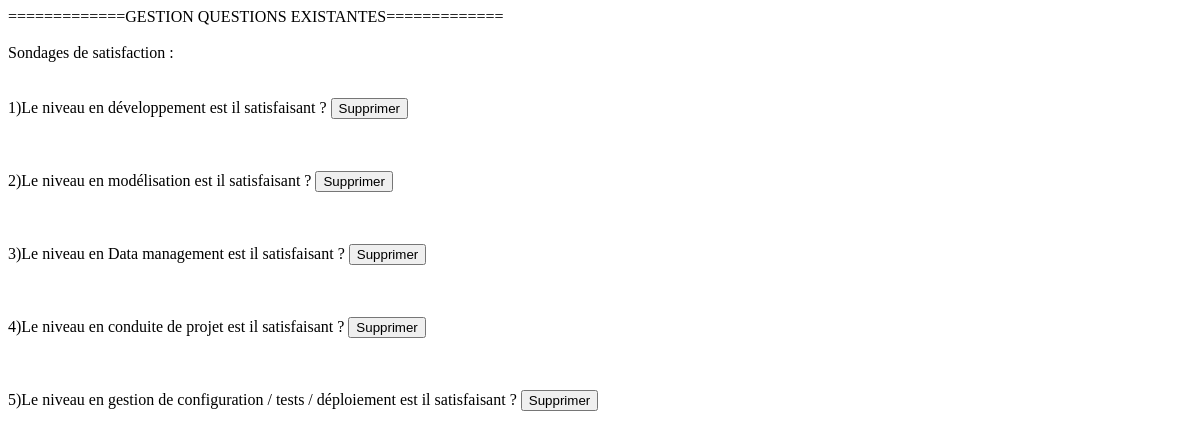
/PartieUtilisation/connexion.php (signed in), run on the app's committed database.
### tables this page shows
CREATE TABLE `question` (
  `id` int(11) NOT NULL,
  `libelle` varchar(200) DEFAULT NULL,
  `detail` varchar(1000) DEFAULT NULL,
  `dateDebut` date DEFAULT NULL,
  `dateFin` date DEFAULT NULL
);

### PartieUtilisation/Salarie.php (called while the page is built, shortened)
<?php
class Salarie{
	private $id;
	private $typeUser;
	public function getId(){
		return $this->id;
	}
	public function getTypeUser(){
		return $this->typeUser;
	}
}
?>

### PartieUtilisation/ControleurQuestions.php (called while the page is built, shortened)
<?php
require_once('DAOQuestions.php');
require_once('Question.php');
class ControleurQuestions{
	private static $_instance=null;
	private static $lesQuestions = array();
	private function __construct(){
		$daoQ=new DAOQuestions();
		self::$lesQuestions=$daoQ->selectionnerTous();
	}
	public static function getInstance() {
		if(is_null(self::$_instance)) {
			self::$_instance = new ControleurQuestions();
		}
		return self::$_instance;
	}
	public static function getLesQuestions(){
		return self::$lesQuestions;
	}
}
?>

### PartieUtilisation/Question.php (called while the page is built, shortened)
<?php
class Question{
	private $id;
	private $libelle;
	public function __construct($i,$l,$d,$dd,$df){
		$this->id=$i;
		$this->libelle=$l;
	}
	public function getId(){
		return $this->id;
	}
	public function getLibelle(){
		return $this->libelle;
	}
}
?>

### PartieUtilisation/DAOQuestions.php (called while the page is built, shortened)
<?php
require_once("DAOConnexionBD.php");
require_once("Question.php");
class DAOQuestions{
	private $db;
	public function __construct(){
		$connexion=new DAOConnexionBD();
		$this->db=$connexion->getDb();
	}
	public function selectionnerTous(){
		$resultat = $this->db->query("Select id, libelle, detail, dateDebut, dateFin from question");
		while($ligne=$resultat->fetch()){
			$donnees[]=new Question($ligne['id'], $ligne['libelle'], $ligne['detail'], $ligne['dateDebut'], $ligne['dateFin']);
		}
		return $donnees;
	}
}
?>

### PartieUtilisation/DAOConnexionBD.php (called while the page is built)
<?php
class DAOConnexionBD{
	private $db;
	public function __construct(){
		$this->db = new PDO('mysql:host=mysql-portfolioquentinjeannot.alwaysdata.net;dbname=portfolioquentinjeannot_1', '140646', 'sondage');
		$this->db->exec('SET NAMES utf8');
	}
	public function getDb(){
		return $this->db;
	}
}
?>

### PartieUtilisation/connexion.php (the view, shortened to what this page needs)
<html lang="fr">
	<head>
        <link rel="stylesheet" href="style.css">
	</head>
	<body>
		<?php
		require_once("ControleurQuestions.php");
		require_once('../PartieUtilisation/Salarie.php');
$verif=$_SESSION['connexion'];
$test=$verif->getTypeUser();
if($test==2 OR $test==3) {
			if (isset($_SESSION['connexion']))
			{
				$verif=$_SESSION['connexion'];
			}
			else
			{
				ControleurSalaries::getInstance();
				$verif=ControleurSalaries::recupererIdSalarie($_POST['login'],$_POST['mdp']);
				$_SESSION['connexion']=$verif;
			}
			if ($verif instanceof Salarie)
			{
			echo"=============GESTION QUESTIONS EXISTANTES=============";
			echo "<br><br>Sondages de satisfaction  :<br><br>";
			ControleurQuestions::getInstance();
			$tab=ControleurQuestions::getLesQuestions($verif->getId());
			$cpt = 1;
			for ($i=0;$i<count($tab);$i++){
				echo "<form action=\"supprimer.php\" method=\"post\">";
				echo "<br/>";
				echo $cpt . ")";
				echo $tab[$i]->getLibelle()." <input type='submit' value='Supprimer' name='".$tab[$i]->getId()."'></form>";
				$cpt++;
				echo "<br/>";
			}
		} else {
			echo "Authentification incorrecte";
			session_destroy();
		}
}
else echo "Vous n'avez pas les droits suffisants pour accéder à cette page !";
		?>
	</body>
</html>

### data on the page
question: libelle "Le niveau en développement est il satisfaisant ?"
question: libelle "Le niveau en modélisation est il satisfaisant ?"
question: libelle "Le niveau en Data management est il satisfaisant ?"
question: libelle "Le niveau en conduite de projet est il satisfaisant ?"
question: libelle "Le niveau en gestion de configuration / tests / déploiement est il satisfaisant ?"
